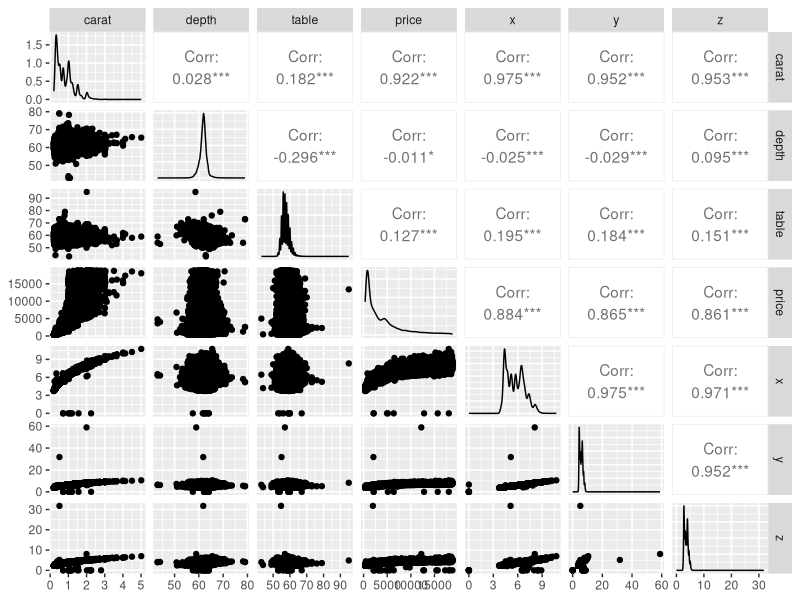

Source code (R):
## ---- chunk 1
knitr::opts_chunk$set(echo = FALSE)
require(ggplot2)
require(GGally)
## ---- chunk 2
diamonds <- read.csv("./diamonds.csv", encoding = "UTF-8")
diamonds[1:5,]
diamonds$X <- NULL
diamonds_num <- subset(diamonds, select = c(carat,depth,table,price,x,y,z))
ggpairs(diamonds_num)
